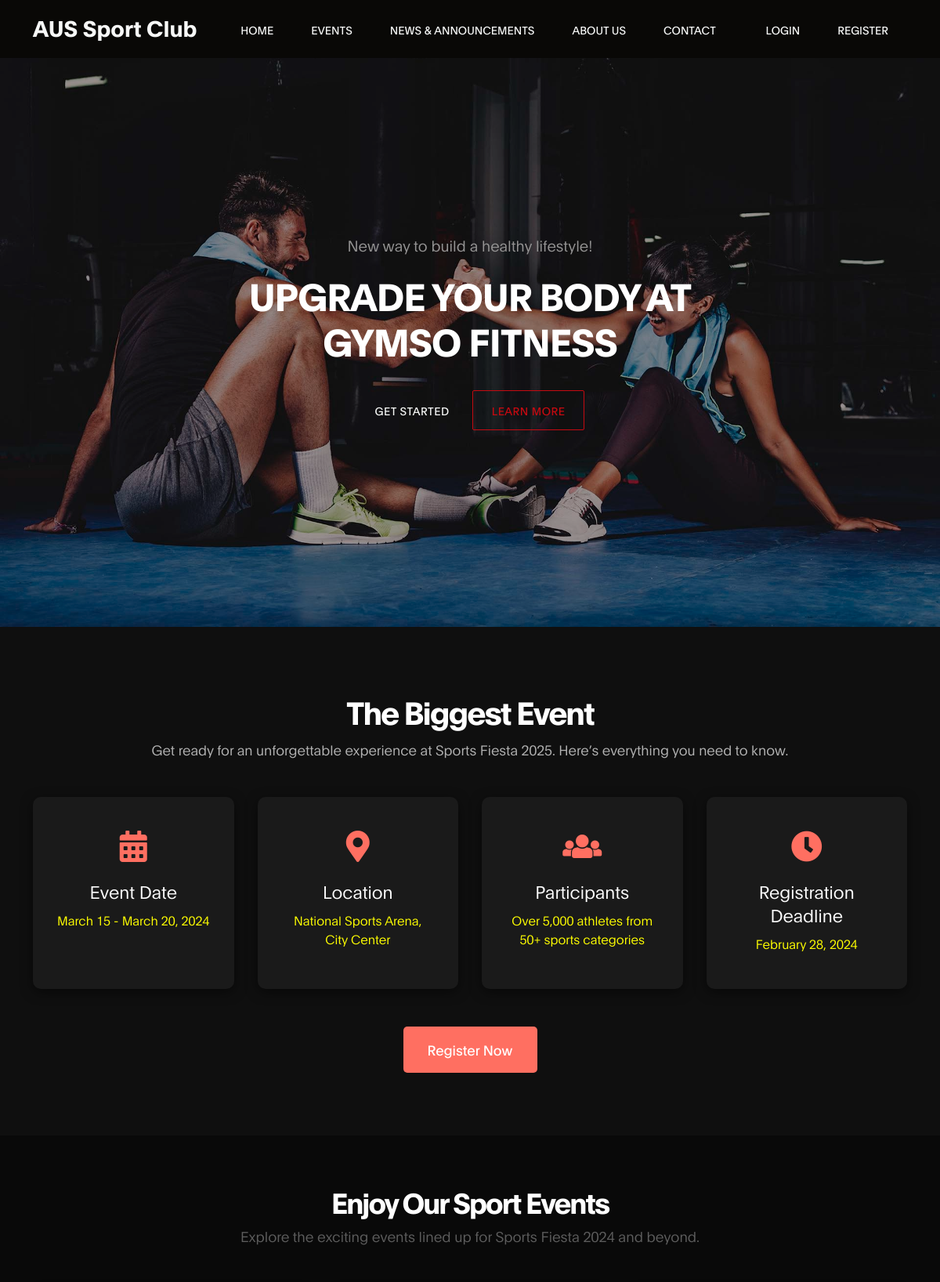
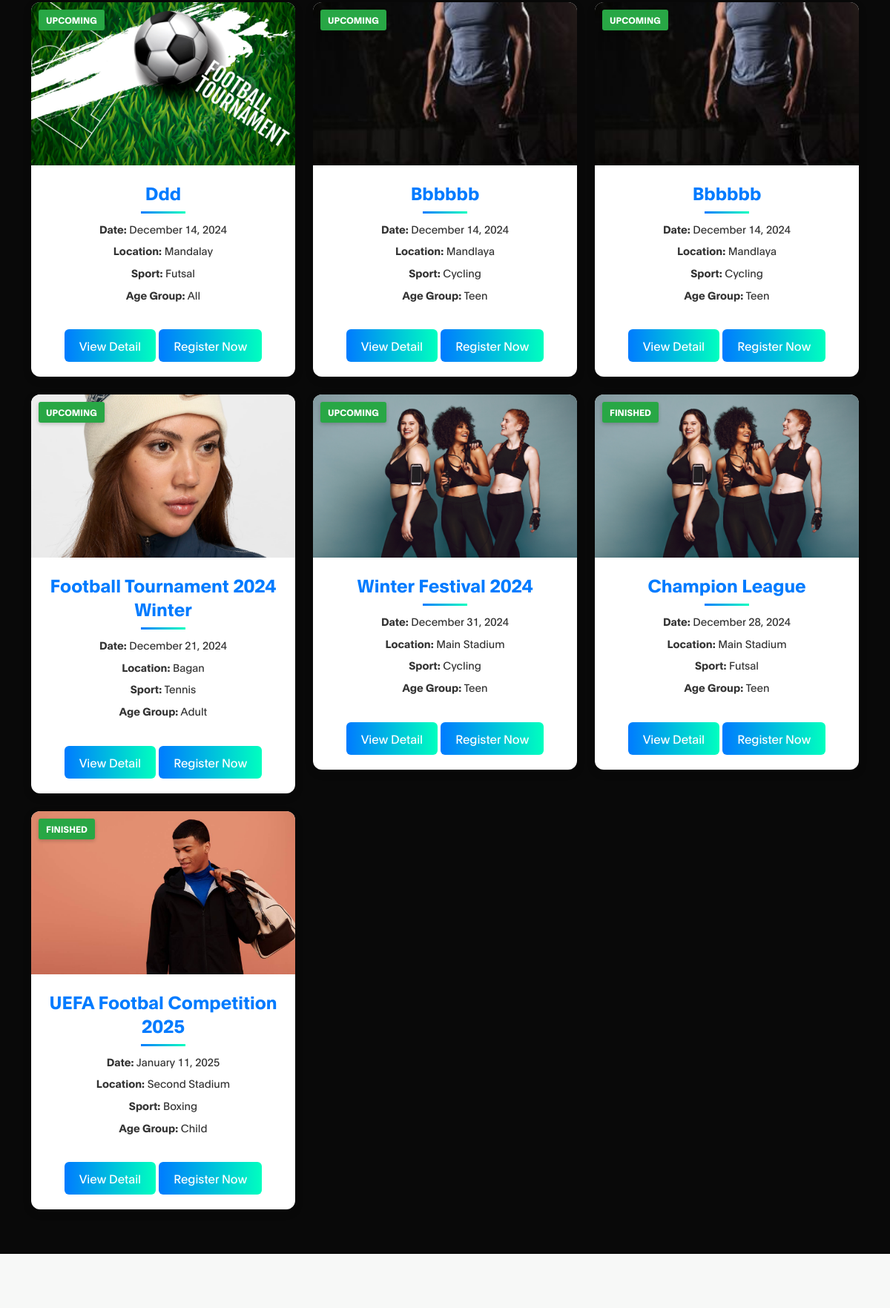
/app/events.php (upper part), run on the app's committed database (2 pictures, top to bottom).
### tables this page shows
CREATE TABLE `events` (
  `id` int NOT NULL,
  `name` varchar(200) NOT NULL,
  `image` varchar(255) DEFAULT NULL,
  `description` text,
  `participantslimit` int DEFAULT NULL,
  `remainlimit` int DEFAULT NULL,
  `date` date NOT NULL,
  `time` time NOT NULL,
  `duedate` date DEFAULT NULL,
  `location` varchar(255) DEFAULT NULL,
  `agegroup` enum('child','teen','adult','all') DEFAULT NULL,
  `status` enum('finished','upcoming') NOT NULL,
  `sports_id` int DEFAULT NULL
);

CREATE TABLE `sports` (
  `id` int NOT NULL,
  `name` varchar(150) NOT NULL
);

### app/sessionconfig.php (called while the page is built, shortened)
<?php
function verifysession($key){
    return isset($_SESSION[$key]);
}
?>

### app/events.php (the view, shortened to what this page needs)
<?php
require_once("sessionconfig.php");
function getevents()
{
  try {
    $conn = $GLOBALS['conn'];
    $stmt = $conn->prepare("SELECT * FROM events ORDER BY status DESC");
    $stmt->execute();
    return $stmt->fetchAll();
  } catch (PDOException $e) {
    echo $e->getMessage();
  }
}
function getsportname($id)
{
  try {
    $conn = $GLOBALS['conn'];
    $stmt = $conn->prepare("SELECT name FROM sports WHERE id = ?");
    $stmt->execute([$id]);
    return $stmt->fetch();
  } catch (PDOException $e) {
    echo $e->getMessage();
  }
}
$showevents = getevents();
?>
<!DOCTYPE html>
<html lang="en">
<head>
  <link rel="stylesheet" href="../public/libs/css/bootstrap.min.css" />
  <link rel="stylesheet" href="../public/libs/font-awesome-5/css/fontawesome-all.min.css" />
  <link rel="stylesheet" href="../public/libs/css/aos.css" />
  <link rel="stylesheet" href="../css/style.css" />
  <link rel="stylesheet" href="../css/event-details.css" />
</head>
<body data-spy="scroll" data-target="#navbarNav" data-offset="50">
  <nav class="navbar navbar-expand-lg fixed-top">
    <div class="container">
      <a class="navbar-brand" href="./home.php">AUS Sport Club</a>
      <div class="collapse navbar-collapse" id="navbarNav">
        <ul class="navbar-nav mx-auto">
          <li class="nav-item">
            <a href="home.php" class="nav-link smoothScroll">Home</a>
          </li>
          <li class="nav-item">
            <a href="events.php" class="nav-link smoothScroll">Events</a>
          </li>
          <li class="nav-item">
            <a href="news.php" class="nav-link smoothScroll">News & Announcements</a>
          </li>
          <li class="nav-item">
            <a href="about-us.php" class="nav-link smoothScroll">About Us</a>
          </li>
          <li class="nav-item">
            <a href="contact-us.php" class="nav-link smoothScroll">Contact</a>
          </li>
        </ul>
        <ul class="navbar-nav ml-auto d-flex align-items-center">
          <?php if (verifysession('email')) { ?>
            <li class="nav-item">
              <a href="./logout.php" class="nav-link">Logout</a>
            </li>
            <li class="nav-item">
              <a href="./profile.php" class="nav-link">
                <img
                  src="../public/images/auth/profile_icon.png"
                  style="width: 30px"
                  alt="Profile"
                  class="profile-pic" />
              </a>
            </li>
          <?php } else { ?>
            <li class="nav-item">
              <a href="./login.php" class="nav-link">Login</a>
            </li>
            <li class="nav-item">
              <a href="./register.php" class="nav-link">Register</a>
            </li>
          <?php } ?>
        </ul>
      </div>
    </div>
  </nav>
  <section class="hero d-flex flex-column justify-content-center align-items-center" id="home">
    <div class="bg-overlay"></div>
    <div class="container">
      <div class="row">
        <div class="col-lg-8 col-md-10 mx-auto col-12">
          <div class="hero-text mt-5 text-center">
            <h6 data-aos="fade-up" data-aos-delay="300">
              New way to build a healthy lifestyle!
            </h6>
            <h1 class="text-white" data-aos="fade-up" data-aos-delay="500">
              Upgrade your body at Gymso Fitness
            </h1>
            <a href="#feature" class="btn custom-btn mt-3" data-aos="fade-up" data-aos-delay="600">Get
              started</a>
            <a href="#about" class="btn custom-btn bordered mt-3" data-aos="fade-up"
              data-aos-delay="700">Learn more</a>
          </div>
        </div>
      </div>
    </div>
  </section>
  <section class="event-details section" id="event-details">
    <div class="container">
      <h2 class="section-title text-center" data-aos="fade-up">
        The Biggest Event
      </h2>
      <p class="section-subtitle text-center mb-5" data-aos="fade-up" data-aos-delay="100">
        Get ready for an unforgettable experience at Sports Fiesta 2025.
        Here’s everything you need to know.
      </p>
      <div class="details-grid">
        <div class="detail-item" data-aos="zoom-in" data-aos-delay="200">
          <div class="detail-icon">
            <i class="fas fa-calendar-alt"></i>
          </div>
          <h4 class="detail-title">Event Date</h4>
          <p class="detail-text">March 15 - March 20, 2024</p>
        </div>
        <div class="detail-item" data-aos="zoom-in" data-aos-delay="300">
          <div class="detail-icon">
            <i class="fas fa-map-marker-alt"></i>
          </div>
          <h4 class="detail-title">Location</h4>
          <p class="detail-text">National Sports Arena, City Center</p>
        </div>
        <div class="detail-item" data-aos="zoom-in" data-aos-delay="400">
          <div class="detail-icon">
            <i class="fas fa-users"></i>
          </div>
          <h4 class="detail-title">Participants</h4>
          <p class="detail-text">
            Over 5,000 athletes from 50+ sports categories
          </p>
        </div>
        <div class="detail-item" data-aos="zoom-in" data-aos-delay="500">
          <div class="detail-icon">
            <i class="fas fa-clock"></i>
          </div>
          <h4 class="detail-title">Registration Deadline</h4>
          <p class="detail-text">February 28, 2024</p>
        </div>
      </div>
      <div class="cta text-center mt-5" data-aos="fade-up" data-aos-delay="600">
        <?php if (verifysession('email')) { ?>
          <a href="profile.php" class="btn custom-btn-lg">Register Now</a>
        <?php } else { ?>
          <a href="javascript:void(0);" class="btn custom-btn-lg">Register Now</a>
        <?php } ?>
      </div>
    </div>
  </section>
  <section class="upcoming-events-section" id="events">
    <div class="container">
      <h2 class="section-heading text-center" data-aos="fade-up">Enjoy Our Sport Events</h2>
      <p class="section-description text-center mb-5" data-aos="fade-up" data-aos-delay="100">
        Explore the exciting events lined up for Sports Fiesta 2024 and beyond.
      </p>
      <div class="row g-4">
        <?php $delay = 400; ?>
        <?php foreach ($showevents as $showevent) { ?>
          <div class="col-md-4" data-aos="zoom-in" data-aos-delay="<?php echo $delay ?>">
            <div class="event-box">
              <div class="event-image-container">
                <span class="event-status-tag upcoming"><?php echo ucwords($showevent['status']) ?></span>
                <img src="../<?php echo $showevent['image'] ?>" alt="<?php echo ucwords($showevent['name']) ?>"
                  class="event-thumbnail">
              </div>
              <div class="event-info">
                <h5 class="event-heading"><?php echo ucwords($showevent['name']) ?></h5>
                <div class="event-divider"></div>
                <ul class="event-meta">
                  <li><strong>Date:</strong> <?php echo date("F j, Y", strtotime($showevent['date'])); ?></li>
                  <li><strong>Location:</strong> <?php echo ucwords($showevent['location']) ?></li>
                  <li><strong>Sport:</strong> <?php echo ucwords(getsportname($showevent['sports_id'])['name']) ?></li>
                  <li><strong>Age Group:</strong> <?php echo ucwords($showevent['agegroup']) ?></li>
                </ul>
                <a href="event-details.php?eventid=<?php echo $showevent['id'] ?>" class="action-button mt-3">View Detail</a>
                <?php if (verifysession('email')) { ?>
                  <a href="profile.php?eventid=<?php echo $showevent['id'] ?>" class="action-button mt-3">Register Now</a>
                <?php } else { ?>
                  <a href="javascript:void(0);" class="action-button mt-3" style="background-color: #c60a11">Register Now</a>
                <?php } ?>
              </div>
            </div>
          </div>
          <?php $delay += 50; ?>
        <?php } ?>
      </div>
    </div>
  </section>
  <section class="class section" id="events">
  </section>
</body>
</html>

### css/style.css (style rules this page uses)
:root { --primary-color: #c60a11; --brown-color: #a47800; --white-color: #f7f8f7; --dark-color: #090806; --about-bg-color: #f9f9f9; --gray-color: #959494; --link-color: #252629; --p-color: #5d5d5d; --base-font-family: "Plain", sans-serif; --font-weight-bold: bold; --font-weight-normal: normal; --font-weight-light: 300; --font-weight-thin: 100; --h1-font-size: 48px; --h2-font-size: 36px; --h3-font-size: 28px; --h4-font-size: 24px; --h5-font-size: 22px; --h6-font-size: 22px; --p-font-size: 18px; --base-font-size: 16px; --menu-font-size: 14px; --border-radius-large: 100%; --border-radius-small: 2px; }
body { background: var(--white-color); font-family: var(--base-font-family); }
h1, h2, h3, h4, h5, h6 { font-weight: var(--font-weight-thin); line-height: normal; }
h1 { font-size: var(--h1-font-size); font-weight: var(--font-weight-bold); letter-spacing: -1px; text-transform: uppercase; margin: 20px 0; }
h2 { font-size: var(--h2-font-size); font-weight: var(--font-weight-bold); letter-spacing: -2px; }
h4 { font-size: var(--h4-font-size); }
h5 { font-size: var(--h5-font-size); }
h6 { color: var(--gray-color); font-size: var(--h6-font-size); line-height: inherit; margin: 0; }
p { color: var(--p-color); font-size: var(--p-font-size); font-weight: var(--font-weight-light); line-height: 1.5em; }
b, strong { font-weight: var(--font-weight-bold); letter-spacing: 0; }
.section { padding: 7rem 0; }
.custom-btn { background: transparent; border-radius: var(--border-radius-small); padding: 14px 24px; color: var(--white-color); font-size: var(--menu-font-size); font-weight: var(--font-weight-normal); text-transform: uppercase; letter-spacing: 0.5px; white-space: nowrap; transition: all 0.3s ease; }
.bordered { border: 1px solid var(--primary-color); color: var(--primary-color); }
body, html { margin: 0; padding: 0; overflow-x: hidden; width: 100%; }
* { -webkit-box-sizing: border-box; -moz-box-sizing: border-box; box-sizing: border-box; }
*::before, *::after { -webkit-box-sizing: border-box; -moz-box-sizing: border-box; box-sizing: border-box; }
a { color: var(--link-color); font-weight: normal; text-decoration: none; transition: all 0.3s ease; }
.navbar { background: var(--dark-color); padding: 1rem; }
.navbar-expand-lg .navbar-nav .nav-link { padding-right: 1.5rem; padding-left: 1.5rem; }
.navbar-brand { color: var(--white-color); font-size: var(--h3-font-size); font-weight: var(--font-weight-bold); line-height: normal; padding-top: 0; }
.nav-item .nav-link { display: block; color: var(--white-color); font-size: var(--menu-font-size); font-weight: var(--font-weight-normal); text-transform: uppercase; padding: 2px 6px; }

### data on the page
events: status "UPCOMING", image (picture), name "Ddd", date "December 14, 2024", location "Mandalay", sports.name "Futsal", agegroup "All"
events: status "UPCOMING", image+name (picture), name "Bbbbbb", date "December 14, 2024", location "Mandlaya", sports.name "Cycling", agegroup "Teen"
events: status "UPCOMING", image+name (picture), name "Bbbbbb", date "December 14, 2024", location "Mandlaya", sports.name "Cycling", agegroup "Teen"
events: status "UPCOMING", image (picture), name "Football Tournament 2024 Winter", date "December 21, 2024", location "Bagan", sports.name "Tennis", agegroup "Adult"
events: status "UPCOMING", image+name (picture), name "Winter Festival 2024", date "December 31, 2024", location "Main Stadium", sports.name "Cycling", agegroup "Teen"
events: status "FINISHED", image+name (picture), name "Champion League", date "December 28, 2024", location "Main Stadium", sports.name "Futsal", agegroup "Teen"
events: status "FINISHED", image (picture), name "UEFA Footbal Competition 2025", date "January 11, 2025", location "Second Stadium", sports.name "Boxing", agegroup "Child"
